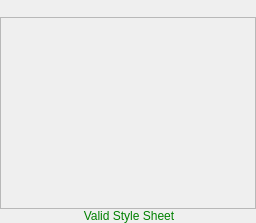
       <widget class="QWidget" name="widgetStyleSheets" native="true">
        <layout class="QGridLayout" name="gridLayout">
         <property name="margin">
          <number>0</number>
         </property>
         <property name="spacing">
          <number>0</number>
         </property>
         <item row="0" column="0">
          <widget class="QToolBar" name="toolBarStyleSheetEditor"/>
         </item>
         <item row="1" column="0">
          <widget class="QPlainTextEdit" name="plainTextEditStyleSheet">
           <property name="enabled">
            <bool>false</bool>
           </property>
           <property name="sizePolicy">
            <sizepolicy hsizetype="Preferred" vsizetype="Expanding">
             <horstretch>0</horstretch>
             <verstretch>0</verstretch>
            </sizepolicy>
           </property>
           <property name="minimumSize">
            <size>
             <width>0</width>
             <height>75</height>
            </size>
           </property>
           <property name="maximumSize">
            <size>
             <width>16777215</width>
             <height>16777215</height>
            </size>
           </property>
          </widget>
         </item>
         <item row="2" column="0">
          <widget class="QLabel" name="labelValidStyleSheet">
           <property name="styleSheet">
            <string notr="true">margin-left: 2px; color: green;</string>
           </property>
           <property name="text">
            <string>Valid Style Sheet</string>
           </property>
           <property name="alignment">
            <set>Qt::AlignCenter</set>
           </property>
          </widget>
         </item>
        </layout>
       </widget>
